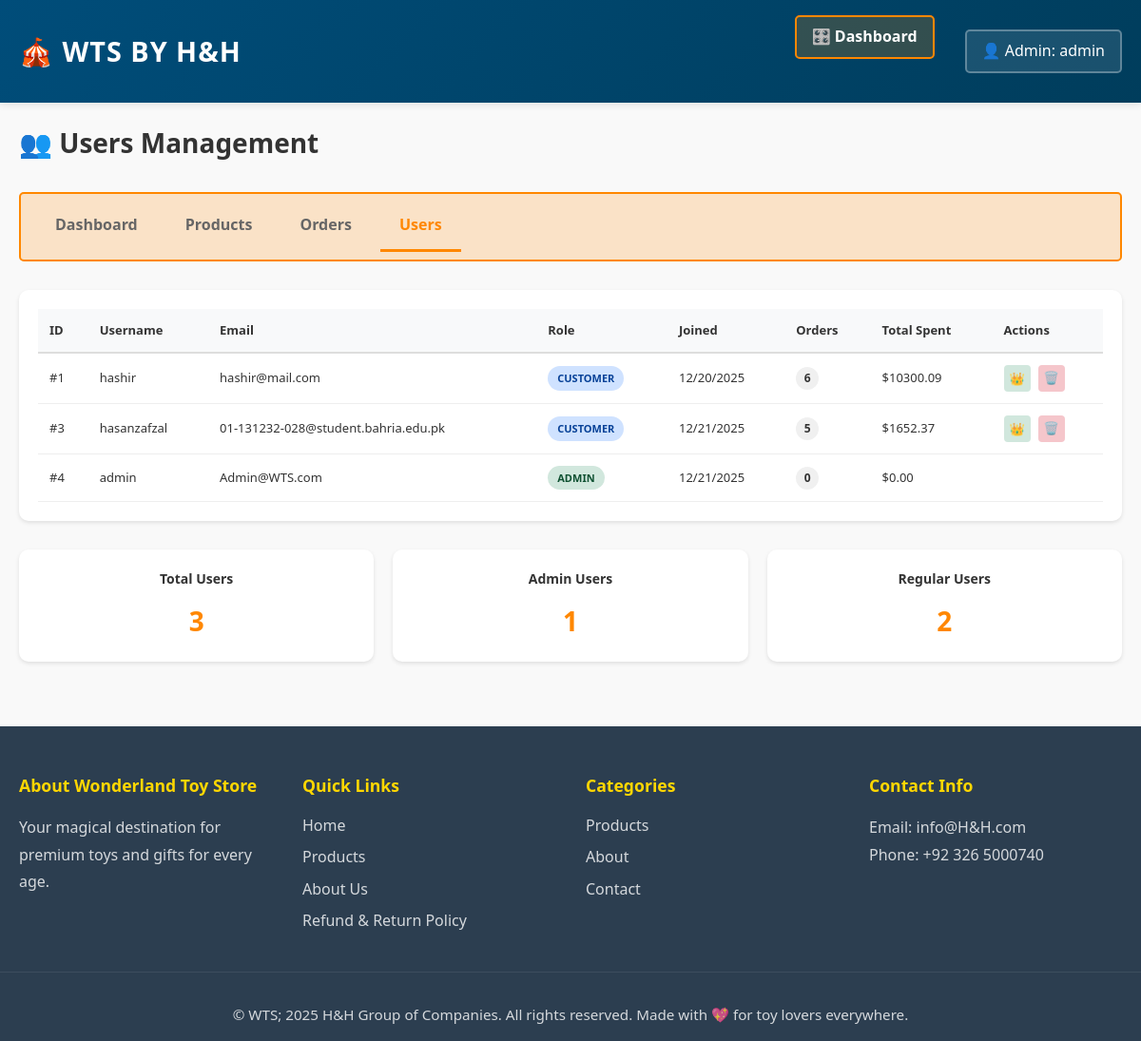
Screenshot of /admin/users (signed in) with the database file from the repository.
### app/models.py (models this page shows, shortened)
class User(UserMixin, db.Model):
    __tablename__ = 'users'
    id = db.Column(db.Integer, primary_key=True)
    username = db.Column(db.String(80), unique=True, nullable=False)
    email = db.Column(db.String(120), unique=True, nullable=False)
    password_hash = db.Column(db.String(200), nullable=False)
    reset_token = db.Column(db.String(100), unique=True, nullable=True)
    reset_token_expires = db.Column(db.DateTime, nullable=True)
    is_admin = db.Column(db.Boolean, default=False)
    created_at = db.Column(db.DateTime, default=datetime.utcnow)
    cart = db.relationship('Cart', backref='user', lazy=True, uselist=False)
    orders = db.relationship('Order', backref='user', lazy=True)
    wishlist_items = db.relationship('Wishlist', backref='user', lazy=True, cascade='all, delete-orphan')

### app/routes.py (the view)
@main_bp.route('/admin/users')
@admin_required
def admin_users():
    users = User.query.all()
    return render_template('admin/users.html', title='Manage Users', users=users)

### app/routes.py (called while the page is built)
def admin_required(f):
    @wraps(f)
    def decorated_function(*args, **kwargs):
        if not current_user.is_authenticated or not current_user.is_admin:
            flash('You do not have permission to access this page.', 'error')
            return redirect(url_for('main.index'))
        return f(*args, **kwargs)
    return decorated_function

### app/templates/admin/users.html (shortened to what this page needs)
{% extends "base.html" %}
{% block content %}
<div class="admin-users">
    <div class="admin-header">
        <h1>👥 Users Management</h1>
    </div>
    <div class="admin-nav">
        <a href="{{ url_for('main.admin_dashboard') }}" class="nav-btn">Dashboard</a>
        <a href="{{ url_for('main.admin_products') }}" class="nav-btn">Products</a>
        <a href="{{ url_for('main.admin_orders') }}" class="nav-btn">Orders</a>
        <a href="{{ url_for('main.admin_users') }}" class="nav-btn active">Users</a>
    </div>
    <div class="admin-section">
        {% if users %}
            <div class="table-responsive">
                <table class="admin-table">
                    <thead>
                        <tr>
                            <th>ID</th>
                            <th>Username</th>
                            <th>Email</th>
                            <th>Role</th>
                            <th>Joined</th>
                            <th>Orders</th>
                            <th>Total Spent</th>
                            <th>Actions</th>
                        </tr>
                    </thead>
                    <tbody>
                        {% for user in users %}
                            <tr>
                                <td>#{{ user.id }}</td>
                                <td>{{ user.username }}</td>
                                <td>{{ user.email }}</td>
                                <td>
                                    <span class="role-badge {% if user.is_admin %}role-admin{% else %}role-customer{% endif %}">
                                        {{ "Admin" if user.is_admin else "Customer" }}
                                    </span>
                                </td>
                                <td>{{ user.created_at.strftime('%m/%d/%Y') }}</td>
                                <td>
                                    <span class="count-badge">{{ user.orders|length }}</span>
                                </td>
                                <td>
                                    ${{ "%.2f"|format(user.orders|map(attribute='total_price')|sum) }}
                                </td>
                                <td>
                                    <div class="action-buttons">
                                        {% if not user.is_admin and current_user.id != user.id %}
                                            <a href="{{ url_for('main.admin_make_admin', user_id=user.id) }}" class="btn-icon btn-promote" title="Make Admin">👑</a>
                                        {% elif user.is_admin and current_user.id != user.id %}
                                            <a href="{{ url_for('main.admin_remove_admin', user_id=user.id) }}" class="btn-icon btn-demote" title="Remove Admin">🚫</a>
                                        {% endif %}
                                        {% if current_user.id != user.id %}
                                            <form method="POST" action="{{ url_for('main.admin_delete_user', user_id=user.id) }}" style="display: inline;">
                                                <button type="submit" class="btn-icon btn-delete" title="Delete User" onclick="return confirm('Are you sure you want to delete this user? This action cannot be undone.')">🗑️</button>
                                            </form>
                                        {% endif %}
                                    </div>
                                </td>
                            </tr>
                        {% endfor %}
                    </tbody>
                </table>
            </div>
        {% else %}
            <div class="empty-state">
                <p>No users found</p>
            </div>
        {% endif %}
    </div>
    <div class="stats-grid">
        <div class="stat-card">
            <h3>Total Users</h3>
            <p class="stat-value">{{ users|length }}</p>
        </div>
        <div class="stat-card">
            <h3>Admin Users</h3>
            <p class="stat-value">{{ users|selectattr('is_admin')|list|length }}</p>
        </div>
        <div class="stat-card">
            <h3>Regular Users</h3>
            <p class="stat-value">{{ users|rejectattr('is_admin')|list|length }}</p>
        </div>
    </div>
</div>
{% endblock %}

### app/templates/base.html (shortened to what this page needs)
<!DOCTYPE html>
<html lang="en">
<head>
    <link rel="stylesheet" href="{{ url_for('static', filename='css/style.css') }}">
</head>
<body>
    <nav class="navbar">
        <div class="nav-container">
            <a href="{{ url_for('main.index') }}" class="logo">🎪 WTS by H&H</a>
            <ul class="nav-menu">
                {% if current_user.is_authenticated and current_user.is_admin %}
                    <li><a href="{{ url_for('main.admin_dashboard') }}" class="admin-nav">🎛️ Dashboard</a></li>
                    <li class="user-menu" id="userMenuToggle">
                        <span class="user-trigger">👤 Admin: {{ current_user.username }}</span>
                    </li>
                {% endif %}
            </ul>
        </div>
    </nav>
    <main>
        {% block content %}{% endblock %}
    </main>
    <footer>
        <div class="footer-content">
            <div class="footer-section">
                <h4>About Wonderland Toy Store</h4>
                <p>Your magical destination for premium toys and gifts for every age.</p>
            </div>
            <div class="footer-section">
                <h4>Quick Links</h4>
                <ul>
                    <li><a href="{{ url_for('main.index') }}">Home</a></li>
                    <li><a href="{{ url_for('main.products') }}">Products</a></li>
                    <li><a href="{{ url_for('main.about') }}">About Us</a></li>
                    <li><a href="{{ url_for('main.refund_return_policy') }}">Refund & Return Policy</a></li>
                </ul>
            </div>
            <div class="footer-section">
                <h4>Categories</h4>
                <ul>
                    <li><a href="{{ url_for('main.products') }}">Products</a></li>
                    <li><a href="{{ url_for('main.about') }}">About</a></li>
                    <li><a href="{{ url_for('main.contact') }}">Contact</a></li>
                </ul>
            </div>
            <div class="footer-section">
                <h4>Contact Info</h4>
                <p>Email: info@H&H.com</p>
                <p>Phone: +92 326 5000740</p>
            </div>
        </div>
        <div class="footer-bottom">
            <p>&copy; WTS; 2025 H&H Group of Companies. All rights reserved. Made with 💖 for toy lovers everywhere.</p>
        </div>
    </footer>
</body>
</html>

### app/static/css/style.css (style rules this page uses)
:root { --primary-color: #FF8700; --secondary-color: #CC6B00; --accent-color: #ffd700; --dark-color: #2c3e50; --light-color: #ecf0f1; --text-color: #333; --success-color: #27ae60; --border-radius: 12px; --transition: all 0.3s cubic-bezier(0.4, 0, 0.2, 1); }
* { margin: 0; padding: 0; box-sizing: border-box; }
html { scroll-behavior: smooth; }
body { font-family: 'Segoe UI', Tahoma, Geneva, Verdana, sans-serif; line-height: 1.6; color: var(--text-color); background-color: #f9f9f9; }
.navbar { background: linear-gradient(135deg, var(--primary-color) 0%, var(--secondary-color) 100%); color: white; padding: 1rem 0; position: sticky; top: 0; z-index: 1000; box-shadow: 0 4px 15px rgba(0, 0, 0, 0.1); }
.nav-container { max-width: 1200px; margin: 0 auto; padding: 0 20px; display: flex; justify-content: space-between; align-items: center; }
.logo { font-size: 1.8rem; font-weight: bold; letter-spacing: 1px; text-transform: uppercase; animation: pulse 2s ease-in-out infinite; }
.nav-menu { list-style: none; display: flex; gap: 2rem; }
.nav-menu a { color: white; text-decoration: none; font-weight: 500; transition: var(--transition); position: relative; }
.nav-menu a::after { content: ''; position: absolute; bottom: -5px; left: 0; width: 0; height: 3px; background-color: var(--accent-color); transition: width 0.3s ease; }
footer { background-color: var(--dark-color); color: white; padding: 3rem 0 1rem; margin-top: 3rem; }
.footer-content { max-width: 1200px; margin: 0 auto; padding: 0 20px; display: grid; grid-template-columns: repeat(auto-fit, minmax(250px, 1fr)); gap: 2rem; margin-bottom: 2rem; }
.footer-section h4 { font-size: 1.1rem; margin-bottom: 1rem; color: var(--accent-color); }
.footer-section p { opacity: 0.8; line-height: 1.8; }
.footer-section ul { list-style: none; }
.footer-section ul li { margin-bottom: 0.5rem; }
.footer-section a { color: white; text-decoration: none; opacity: 0.8; transition: opacity 0.3s; }
.footer-bottom { text-align: center; padding-top: 2rem; border-top: 1px solid rgba(255, 255, 255, 0.1); opacity: 0.8; font-size: 0.95rem; max-width: 1200px; margin: 0 auto; padding-left: 20px; padding-right: 20px; }
.logo { text-decoration: none; color: white; }
main { max-width: 100%; margin: 0; padding: 0; }

### app/templates/admin/users.html (style rules this page uses)
.admin-users { max-width: 1400px; margin: 0 auto; padding: 20px; }
.admin-header { margin-bottom: 30px; }
.admin-header h1 { margin: 0; color: #333; font-size: 28px; }
.admin-nav { display: flex; gap: 10px; margin-bottom: 30px; border-bottom: 2px solid #eee; }
.nav-btn { padding: 12px 20px; background: none; border: none; color: #666; font-weight: 600; cursor: pointer; transition: all 0.3s; border-bottom: 3px solid transparent; text-decoration: none; display: inline-block; }
.nav-btn.active { color: #FF8700; border-bottom-color: #FF8700; }
.admin-section { background: white; border-radius: 10px; padding: 20px; margin-bottom: 30px; box-shadow: 0 2px 4px rgba(0, 0, 0, 0.1); }
.table-responsive { overflow-x: auto; }
.admin-table { width: 100%; border-collapse: collapse; }
.admin-table thead { background: #f8f9fa; border-bottom: 2px solid #ddd; }
.admin-table th { padding: 12px; text-align: left; font-weight: 600; color: #333; font-size: 13px; }
.admin-table td { padding: 12px; border-bottom: 1px solid #eee; font-size: 13px; }
.role-badge { display: inline-block; padding: 4px 10px; border-radius: 20px; font-size: 11px; font-weight: 600; text-transform: uppercase; }
.role-admin { background: #d1e7dd; color: #0f5132; }
.role-customer { background: #cfe2ff; color: #084298; }
.count-badge { display: inline-block; width: 24px; height: 24px; line-height: 24px; text-align: center; background: #f0f0f0; border-radius: 50%; font-size: 12px; font-weight: 600; }
.action-buttons { display: flex; gap: 8px; }
.btn-icon { display: inline-block; width: 28px; height: 28px; line-height: 28px; text-align: center; border-radius: 4px; border: none; cursor: pointer; transition: all 0.3s; font-size: 13px; text-decoration: none; }
.btn-promote { background: #d1e7dd; color: #0f5132; }
.btn-delete { background: #f5c6cb; color: #721c24; padding: 0; }
.stats-grid { display: grid; grid-template-columns: repeat(auto-fit, minmax(250px, 1fr)); gap: 20px; }
.stat-card { background: white; padding: 20px; border-radius: 10px; text-align: center; box-shadow: 0 2px 4px rgba(0, 0, 0, 0.1); }
.stat-card h3 { margin: 0 0 10px 0; color: #333; font-size: 14px; }
.stat-value { margin: 0; font-size: 28px; font-weight: 700; color: #FF8700; }

### rows the page displays
User: username "admin", id "4", email "Admin@WTS.com", is_admin "ADMIN", created_at "12/21/2025", orders|length "0", orders|map "0.00"
User: id "1", username "hashir", email "hashir@mail.com", is_admin "CUSTOMER", created_at "12/20/2025", orders|length "6", orders|map "10300.09"
User: id "3", username "hasanzafzal", email "01-131232-028@student.bahria.edu.pk", is_admin "CUSTOMER", created_at "12/21/2025", orders|length "5", orders|map "1652.37"

### other values shown
{{ users|length }} "3"
{{ users|selectattr('is_admin')|list|length }} "1"
{{ users|rejectattr('is_admin')|list|length }} "2"
